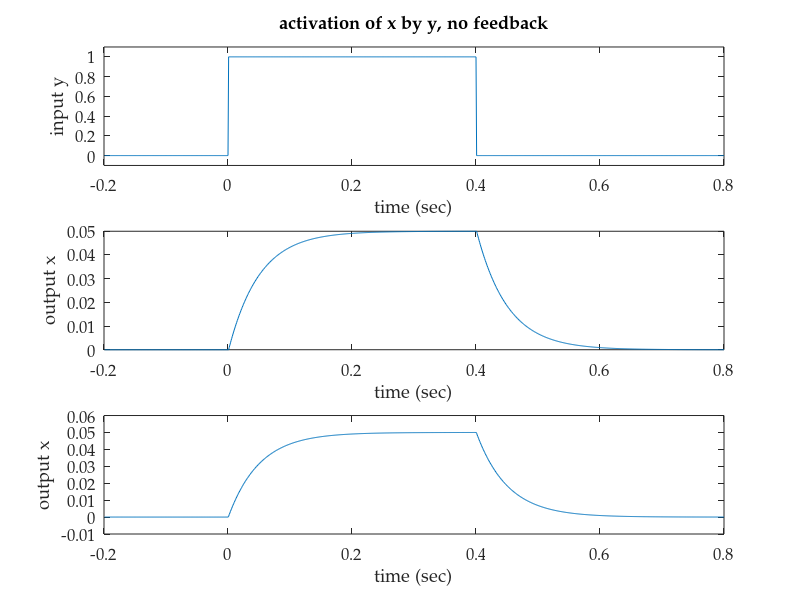
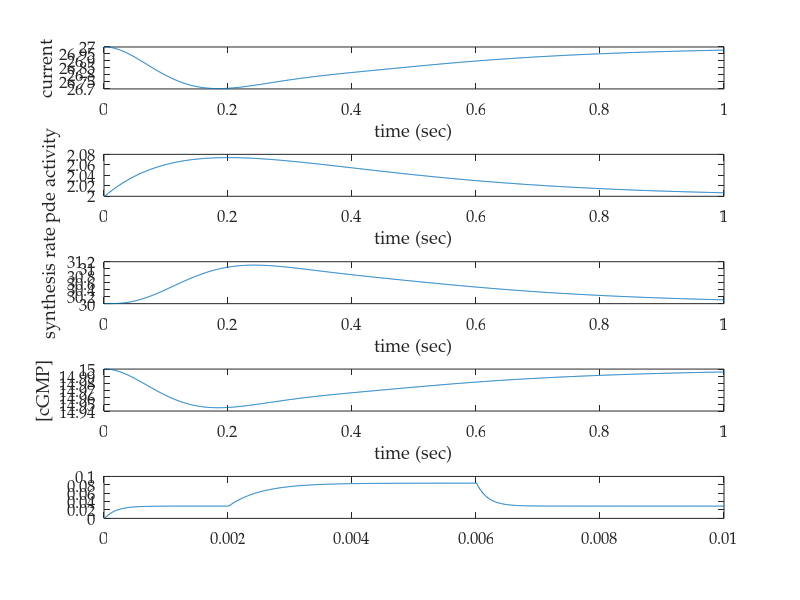
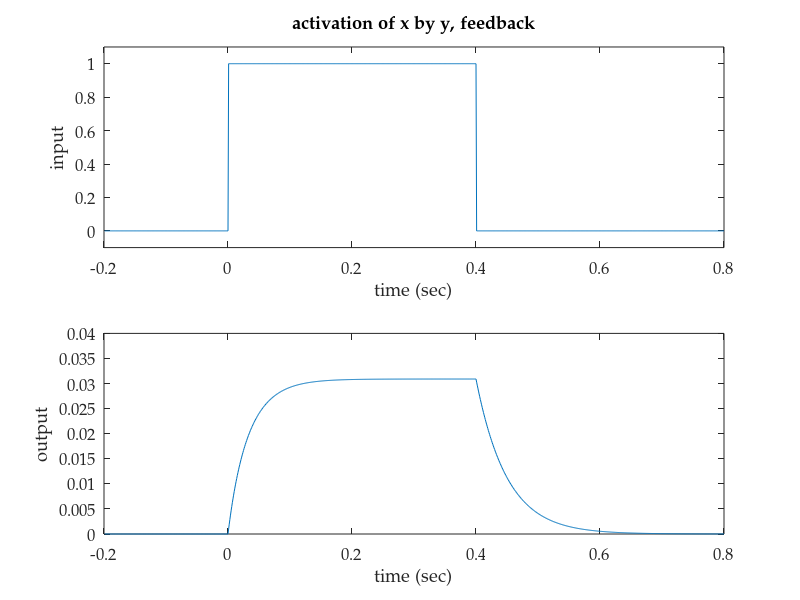

MATLAB code to generate these figures, in order:
%****************************************************************************
% Differential equations tutorial for NeuBeh/PBIO 545, Winter 2003
%
% Created 12/02 Fred Rieke
% Revisions: 1/05 FMR updated for 2005 class
%
%****************************************************************************

% useful default stuff
set(0, 'DefaultAxesFontName','Palatino')
set(0, 'DefaultAxesFontSize', 12)
colormap([0 0 0])

%****************************************************************************
% Example 1: second-messenger cascades and phototransduction
%****************************************************************************
% The examples below build up to a model for phototransduction based
% on known chemical interactions.  We start with some of the building
% blocks for a more complicated model and work up to a full model for
% phototransduction.  Many of the examples below are much more generally
% applicable - e.g. the simple feedback models.  Phototransduction is a 
% nice example because we can construct a model based on known mechanisms
% with measured properties.
%****************************************************************************

%----------------------------------------------------------------------------
% Consider creation of a substance x by another y.  For example, y could be 
% an active receptor and x its downstream effector.  The rate of creation of x 
% is proportional to the amount of active y and x decays with a rate 
% constant alpha.  The differential equation describing this situation is:
% 	dx/dt = y - alpha * x
% This equation does not have a unique solution unless we also specify an initial 
% condition.  This is an important point that applies to both attempts to 
% solve differential equations numerically or analytically. We'll use x=0 at time 0.

% The approach we will take to solving this equation is to turn the differential
% equation into a difference equation, which we'll solve for finite time steps.  In
% doing this we will assume that the behavior of x is determined entirely by 
% its first derivative for our finite time step.  This amounts to a Taylor series
% approximation to x(t), where we ignore the second derivative and higher terms.  
% The accuracy of the approximation improves as the time step becomes smaller.  
% If this is unclear come back to it after going through the program below.  

figure(1);
x(1) = 0;				% initial condition
alpha = 20;				% rate constant for decay of x (in 1/sec)
TimeStep = 0.001;		% time step for difference equation (in sec)
PrePts = 200;			% points before step in y
StmPts = 400;			% number of time points that y is active
NumPts = 1000;			% total points to simulate

% initialize y; in this case y is a simple step
y(1:PrePts) = 0;
y(PrePts+1:PrePts + StmPts) = 1;
y(PrePts + StmPts + 1:NumPts) = 0;

% plot y
tme = 1:NumPts;
tme = (tme - PrePts) * TimeStep;
subplot(2, 1, 1);
plot(tme, y);
ylim([-.1 1.1]);
xlabel('time (sec)');
ylabel('input y');
title('activation of x by y, no feedback');

% Calculate x by making the differential equation above into a difference equation.  
% Rather than solving with time as a continuous variable, we discretize time into 
% finite steps of length TimeStep.  We will approximate x in each time step.  Thus
% the derivative
%	 dx/dt
% becomes
% 	 [x(n) - x(n-1)] / TimeStep
% where x(n) is the value of x in the nth time bin (i.e. at time n*TimeStep).
% Note that in the limit where TimeStep goes to 0 this is the definition of
% a derivative.  Make sure you see this connection as it is at the core of 
% how differential equations are solved numerically.
% So now our original differential equation becomes
%	[x(n) - x(n-1)] / TimeStep = y(n-1) - alpha * x(n-1)
% or, solving for x(n),
%	x(n) = x(n-1) + TimeStep * [y(n-1) - alpha * x(n-1)]
% This gives us an update rule for x - given x and y in time bin n-1, we 
% can compute x in time bin n.  Iterating this update rule gives us 
% an approximation to the full time course of x:
for pnt = 2:NumPts
	x(pnt) = x(pnt-1) + (y(pnt-1) - alpha * x(pnt-1)) * TimeStep;
end
subplot(2, 1, 2);
plot(tme, x);
xlabel('time (sec)');
ylabel('output x');


% This is an important example because it is one you use all the time.  The
% analytical solution (see lecture notes) for this equation is an
% exponential.  There are lots of processes you will approximate as single
% exponentials (e.g. the membrane time constant of a cell).  

% Questions/Problems #1:
% (1) play with the rate constant alpha and explain what happens.
% (2) try different shaped inputs (other than step) and explain the results.
% (3) play with TimeStep to see over what range of time bins the numerical solution
%	  is accurate (i.e. compare to an analytical solution to the same DEQ).

%----------------------------------------------------------------------------
% Let's elaborate this example a little.  What if x also has a rate of spontaneous activation,
% in addition to activation by y?  Now our differential equation becomes
%	dx/dt = y + eta - alpha * x
% where eta is the rate of spontaneous activation.
% We'll solve this in the same way.

figure(2);
eta = 1;			% rate of spontaneous activation of x
x(1) = eta / alpha;	% new initial condition

% plot input y
subplot(2, 1, 1);
plot(tme, y);
ylim([-.1 1.1]);
xlabel('time (sec)');
ylabel('input');
title('activation of x by y, no feedback');

% calculate x by making differential equation into difference equation
for pnt = 2:NumPts
	x(pnt) = x(pnt-1) + (y(pnt-1) + eta - alpha * x(pnt-1)) * TimeStep;
end
subplot(2, 1, 2);
plot(tme, x);
xlabel('time (sec)');
ylabel('output');

% Make sure you understand the form of the difference equation in the loop above.

% Questions/Problems #2:
% (1) How does the solution differ in this case from that above?  Why?  
% (2) Can you explain the change from the differential equation?
% (3) Why is eta/alpha is reasonable initial condition?  

%----------------------------------------------------------------------------
% The examples above can both be solved analytically, providing a useful check to 
% the numerical solution.  Now let's add a feedback term, which makes the analytical
% solutions difficult.  So now active x will feedback to modify the 'effective' 
% activity of y (that is rate of creation of x by y).  Now the differential
% equation becomes
% 	dx/dt = y * (1+gx)^n - alpha * x,
% where g is a constant describing the gain of the feedback and and n is
% an exponent determining the linear or nonlinear behavior of the feedback signal.
% There are certainly other ways a feedback mechanism could work (and correspondingly
% different differential equations), but this is one reasonable form.

figure(3);
x(1) = 0;						% initial condition
Power = -1;						% feedback power
g = 20;							% feedback gain

% plot input y
subplot(2, 1, 1);
plot(tme, y);
ylim([-.1 1.1]);
xlabel('time (sec)');
ylabel('input');
title('activation of x by y, feedback');

% solve difference equation
for pnt = 2:NumPts
	x(pnt) = x(pnt-1) + (y(pnt) * (1 + g * x(pnt-1))^Power - alpha * x(pnt-1)) * TimeStep;
end
subplot(2, 1, 2);
plot(tme, x);
xlabel('time (sec)');
ylabel('output');

% Questions/Problems #3:
% (1) How does the behavior compare to the case without feedback?
%	  Compare both the amplitude and kinetics of x.
% (2) How does effect of feedback change as power changed?  Why? Try both negative
%	  and positive values for the power.
% (3) How does changing g change things?  Why?
% (4) What happens when you change TimeStep?  Is the numerical solution more 
%	  or less sensitive to changes in TimeStep than that above?  Why?

%----------------------------------------------------------------------------
% Now let's consider combinations of a couple steps.  Anticipating building up
% to a model for phototransduction we'll change from the generic variables x and y
% to r (rhodopsin activity) and p (phosphodiesterase activity).  Light produces
% an electrical signal in the photoreceptor by activating rhodopsin which then
% activates phosphodiesterase (through transducin).  Active phosphodiesterase 
% breaks down cGMP and reduces the membrane current through cGMP-gated channels.  
% Start by considering phosphodiesterase activation.  First, we'll assume that the 
% rhodopsin activity (its ability to activate phosphodiesterase through transducin) 
% obeys
%	dr/dt = -sigma*r
% where sigma is the rate constant for the decay of rhodopsin.  Then 
% we'll assume that the phosphodiesterase activity obeys
%	dp/dt = r + eta - phi * p 
% where eta represents spontaneous phosphodiesterase activation and
% phi is the rate constant for decay.

figure(1)
sigma = 5;				% rhodopsin activity decay rate constant (1/sec)
phi = 5;				% phosphodiesterase activity decay rate constant (1/sec)
eta = 10;				% phosphodiesterase activation rate constant (1/sec)
r(1) = 1;				% initial condition for r
p(1) = eta/phi;			% initial condition for p

NumPts = 1000;			% number of points to simulate
TimeStep = 0.001;		% time step 

tme = 1:NumPts;
tme = tme * TimeStep;

% solve difference equation
for pnt = 2:NumPts
	r(pnt) = r(pnt-1) + TimeStep * (-sigma * r(pnt-1));
	p(pnt) = p(pnt-1) + TimeStep * (r(pnt-1) + eta - phi * p(pnt-1));
end

% plot time course of rhodopsin activity
subplot(2, 1, 1);
plot(tme, r);
xlabel('time (sec)')
ylabel('rhodopsin activity')
% plot time course of phosphodiesterase activity
subplot(2, 1, 2);
plot(tme, p);
xlabel('time (sec)')
ylabel('pde activity')

% Questions/Problems #4:
% (1) why do we choose an exponential decay for the shape of rhodopsin's activity?  What might
%	  change that?
% (2) Explore different combinations of sigma and phi and their impact.

%----------------------------------------------------------------------------
% The code above describes the 'activation' part of phototransduction - i.e. how
% light activation of rhodopsin leads to activation of phosphodiesterase.  Now 
% lets add in the steps linking that to a change in current, and the steps 
% required for the light response to recover.  The role of activated phosphodiesterase
% is to hydrolyze cGMP.  Another enzyme, guanylate cyclase, synthesizes cGMP.  So the 
% cGMP concentration g is controlled by a balance of synthesis (at a rate s) and hydrolysis
% (at a rate pg):
%	dg/dt = s - pg
% The membrane current depends on the third power of the cGMP concentration
%	I = k g^3
% This is all we need for a simple phototransduction model.  Below we add a feedback
% that controls the rate of synthesis.

figure(1)
gdark = 15;				% concentration of cGMP in darkness
cgmp2cur = 8e-3;		% constant relating cGMP to current

tme = 1:NumPts;
tme = tme * TimeStep;
g(1) = gdark;							% initial condition
s(1:NumPts) = gdark * eta/phi;		% steady state: synthesis = hydrolysis
p(1) = eta/phi;

% solve difference equations for each component
for pnt = 2:NumPts
	r(pnt) = r(pnt-1) + TimeStep * (-sigma * r(pnt-1));
	p(pnt) = p(pnt-1) + TimeStep * (r(pnt-1) + eta - phi * p(pnt-1));
	g(pnt) = g(pnt-1) + TimeStep * (s(pnt-1) - p(pnt-1) * g(pnt-1));
end

% determine current change
cur = cgmp2cur * g.^3;

% plot current, pde activity, synthesis rate, cGMP concentration
subplot(4, 1, 1);
plot(tme, cur);
xlabel('time (sec)');
ylabel('current');
subplot(4, 1, 2);
plot(tme, p);
xlabel('time (sec)');
ylabel('pde activity');
subplot(4, 1, 3);
plot(tme, s);
xlabel('time (sec)');
ylabel('synthesis rate');
subplot(4, 1, 4);
plot(tme, g);
xlabel('time (sec)');
ylabel('[cGMP]');

%----------------------------------------------------------------------------
% Now let's add a calcium feedback to the model above.  Calcium enters the outer
% segment through the cGMP-gated channels.  Hence the rate of calcium influx
% is proportional to the current flowing.  Calcium is removed by a Na+/K+,Ca2+ 
% exchanger.  The rate of removal is proportional to the calcium concentration:
%	dc/dt = qI - beta c
% where c is the calcium concentration, q is the proportionality constant between
% changes in calcium and the current, and beta is the rate constant for calcium
% removal.  
% Calcium acts on the rate of cGMP synthesis:
%   s = smax / (1 + (c/K)^h)
% where smax is the maximum rate and K and H are constant (affinity and cooperativity)
% describing the strength of the feedback.  Otherwise the model is the same.

figure(2)
cdark = 0.5;			% dark calcium concentration
beta = 20;				% rate constant for calcium removal in 1/sec
hillcoef = 4;			% cooperativity
hillaffinity = 0.3;		% affinity

cur2ca = beta * cdark / (cgmp2cur * gdark^3);				% get q using steady state
smax = eta/phi * gdark * (1 + (cdark / hillaffinity)^hillcoef);		% get smax using steady state

tme = 1:NumPts;
tme = tme * TimeStep;

% initial conditions
g(1) = gdark;
s(1) = gdark * eta/phi;		
c(1) = cdark;
p(1) = eta/phi;

% solve difference equations
for pnt = 2:NumPts
	r(pnt) = r(pnt-1) + TimeStep * (-sigma * r(pnt-1));
	p(pnt) = p(pnt-1) + TimeStep * (r(pnt-1) + eta - phi * p(pnt-1));
	c(pnt) = c(pnt-1) + TimeStep * (cur2ca * cgmp2cur * g(pnt-1)^3 - beta * c(pnt-1));
	s(pnt) = smax / (1 + (c(pnt) / hillaffinity)^hillcoef);
	g(pnt) = g(pnt-1) + TimeStep * (s(pnt-1) - p(pnt-1) * g(pnt-1));
end
% determine current change
cur = cgmp2cur * g.^3;

% plot current, pde, synthesis, cGMP and calcium
subplot(5, 1, 1);
plot(tme, cur);
xlabel('time (sec)');
ylabel('current');
subplot(5, 1, 2);
plot(tme, p);
xlabel('time (sec)');
ylabel('pde activity');
subplot(5, 1, 3);
plot(tme, s);
xlabel('time (sec)');
ylabel('synthesis rate');
subplot(5, 1, 4);
plot(tme, g);
xlabel('time (sec)');
ylabel('[cGMP]');
subplot(5, 1, 5) 
plot(tme, c)
xlabel('time (sec)');
ylabel('[calcium]');

% Questions/Problems #5:
% (1) Explain the relation between the steady state conditions
%	  and the constants q and smax.
% (2) Play with the various parameters and see how the alter the calculated 
%	  light response.  Explain why things change they way they do?
% (3) The model will generate damped oscillations for some values of beta.  Why?

%----------------------------------------------------------------------------
% Example 2: two-state systems and channel gating particles
%----------------------------------------------------------------------------

% The Hodgkin-Huxley model relies on a series of gating particles, each 
% of which can be active or inactive.  Lets consider one of them - the m gate for
% sodium channel opening. The probability that m is in the active state (m=1) 
% is p, and the probability it is in the inactive state (m=0) is (1-p).  
% The time derivative of m is given by the likelihood that it becomes active 
% (alpha * (1-p)) minus the likelihood that it inactivates (beta p).  
%	dm/dt = alpha(1-p) - beta p

figure(1)
m(1) = 1;				% initial condition
alpha = 200;				% active->inactive rate constant
beta = 200;				% inactive->active rate constant
NumPts = 1000;			
TimeStep = 0.00001;

% solve difference equation
for pnt = 2:NumPts
	m(pnt) = m(pnt-1) + TimeStep * ((1 - m(pnt-1)) * alpha - m(pnt-1) * beta);
end

% plot results
tme = 1:NumPts;
tme = tme * TimeStep;
plot(tme, m);

% This is what we might expect if we look back the the differential
% equation for m above.  We can rearrange things a little and see that the
% solution is an exponential dependence on time.

%----------------------------------------------------------------------------
% Now let's make alpha and beta voltage dependent

figure(2);
PrePts = 200;			% points before step in y
StmPts = 400;			% number of time points that y is active
m(1) = 0;				% initial condition

% initialize voltage - step from -60 to -40 in for 200 points
v(1:PrePts) = -60;
v(PrePts+1:PrePts + StmPts) = -40;
v(PrePts + StmPts + 1:NumPts) = -60;

% compute alpha from HH parameters
alpha(1:NumPts) = -100 * (v + 30) / (exp(-(v + 30)/10) - 1);

% compute beta from HH parameters
beta(1:NumPts) = 4000 * exp(-(v + 55) / 18);

% solve difference equation
for pnt = 2:NumPts
	m(pnt) = m(pnt-1) + TimeStep * ((1 - m(pnt-1)) * alpha(pnt-1) - m(pnt-1) * beta(pnt-1));
end

% plot results
tme = 1:NumPts;
tme = tme * TimeStep;
plot(tme, m);

% Some extensions (not problems to be turned in):
% (1) add an inactivation gating particle
% (2) build this up to the HH sodium current model

%----------------------------------------------------------------------------
% Fourier transforms and differential equations
%----------------------------------------------------------------------------

% Fourier transforms can provide a nice approach to solve differential
% equations.  The key trick is that the derivatives vanish when we take the
% Fourier transform - i.e. if c(t) and C(w) are Fourier transform pairs, so
% are dc(t)/dt and -2iwC(w).  Make sure you understand why this is true
% from the definition of the Fourier transform.

% Let's use this to solve the first differential equation we considered
% above
%    	dx/dt = y - alpha * x
% If we take the Fourier transform of both sides of this equation, we get
%       -iwX(w) = Y(w) - alpha * X(w) 
% So
%       X(w) = Y(w) / (alpha + i w)
% Let's make sure this works.  First, solve this as we did initially by
% constructing a difference equation:

figure(1);
x(1) = 0;				% initial condition
alpha = 20;				% rate constant for decay of x (in 1/sec)
TimeStep = 0.001;		% time step for difference equation (in sec)
PrePts = 200;			% points before step in y
StmPts = 400;			% number of time points that y is active
NumPts = 1000;			% total points to simulate

% initialize y; in this case y is a simple step
y(1:PrePts) = 0;
y(PrePts+1:PrePts + StmPts) = 1;
y(PrePts + StmPts + 1:NumPts) = 0;

% plot y
tme = 1:NumPts;
tme = (tme - PrePts) * TimeStep;
subplot(3, 1, 1);
plot(tme, y);
ylim([-.1 1.1]);
xlabel('time (sec)');
ylabel('input y');

% solve difference equation for x
title('activation of x by y, no feedback');
for pnt = 2:NumPts
	x(pnt) = x(pnt-1) + (y(pnt-1) - alpha * x(pnt-1)) * TimeStep;
end
subplot(3, 1, 2);
ylim([0 0.06]);
plot(tme, x);
xlabel('time (sec)');
ylabel('output x');

% Now let's do the same thing using Fourier transforms
Y = fft(y);

% w above is angular frequency (radians/sec).  If we
% measure frequencies instead as cycles/sec we need an extra 2pi - thus we
% what we want to solve is
%       X(f) = Y(f) / (alpha + 2 i pi f)

% make frequency axis - remember from Fourier stuff that the frequencies
% are stored in a weird order - from low to high positive frequencies, than
% from high to low negative frequencies.  The two lines below construct
% those frequencies based on a frequency step size of 1/(NumPts * TimeStep)
% - this it the lowest frequency we sample.
Freq(1:NumPts/2) = (0:NumPts/2-1) ./ (NumPts * TimeStep);
Freq(NumPts/2+1:NumPts) = -(NumPts/2 - (0:NumPts/2-1)) ./ (NumPts * TimeStep);

% solve DEQ in frequency domain
X = Y ./ (alpha + i * 2 * pi * Freq);
% put back in time domain
x = ifft(X);
subplot(3, 1, 3);
ylim([0 0.06]);
plot(tme, x);
xlabel('time (sec)');
ylabel('output x');

% these two approaches should give pretty similar answers.  

% The power of this approach is that many differential equations that we
% cannot guess the answer to in the time domain can be solved using the
% Fourier transform.  It is often very useful to have an analytical
% solution because you can identify how the solution depends on particular
% parameters (e.g. alpha above) instead of having to extract that by
% multiple numerical solutions.  
